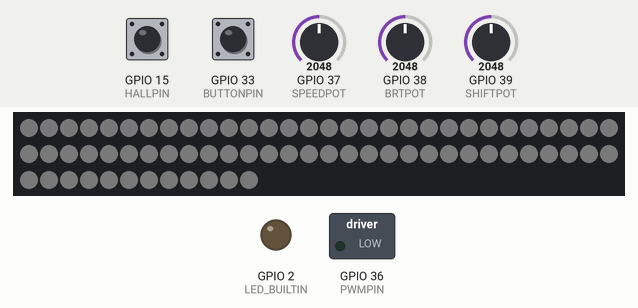
This sketch was run on a simulated ESP32. On the bench: 72 RGB LEDs in strip order, left to right, continuing on the next row, switched loads named in the sketch (green lamp = pin HIGH), output pins drawn as LEDs (lit = HIGH). The inputs (shaded band) are chosen by the test bench; at power-on: GPIO 33 (BUTTONPIN) HIGH, GPIO 15 (HALLPIN) HIGH, GPIO 38 (BRTPOT) = 2048, GPIO 37 (SPEEDPOT) = 2048, GPIO 39 (SHIFTPOT) = 2048. Dim RGB values are drawn brighter than linear; random numbers use the default seed unless the sketch sets one; what the sketch prints to the serial monitor is not drawn.

Above: at 1.8 s.
1.9 s: GPIO 33 (BUTTONPIN) pulled LOW for 3.2 s
At 4.6 s:
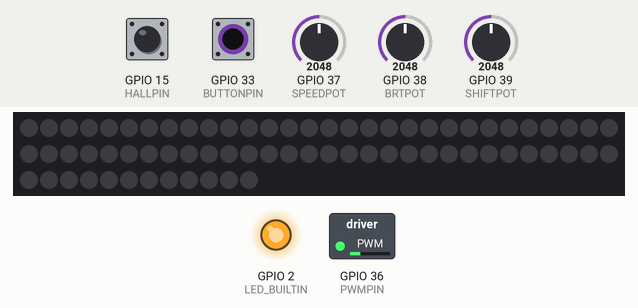
6.6 s: GPIO 15 (HALLPIN) pulled LOW for 0.15 s
At 7.1 s:
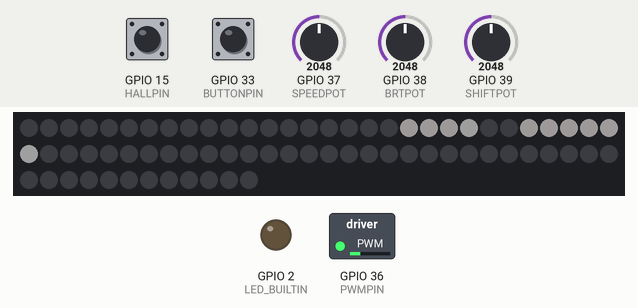
7.3 s: GPIO 38 (BRTPOT) set to 4095
9.1 s: GPIO 37 (SPEEDPOT) set to 2866
At 9.5 s:
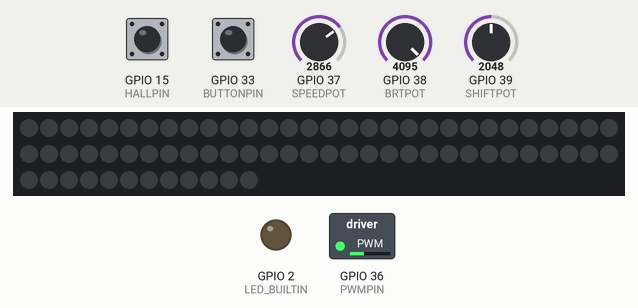
10.6 s: GPIO 33 (BUTTONPIN) pulled LOW for 0.15 s
At 11.3 s:
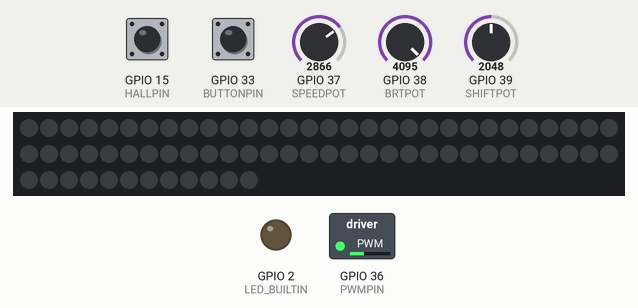
12.2 s: GPIO 15 (HALLPIN) pulled LOW for 1 s
Timing chart, 0 to 15.2 s (numbered marks = the images above; inputs shaded):
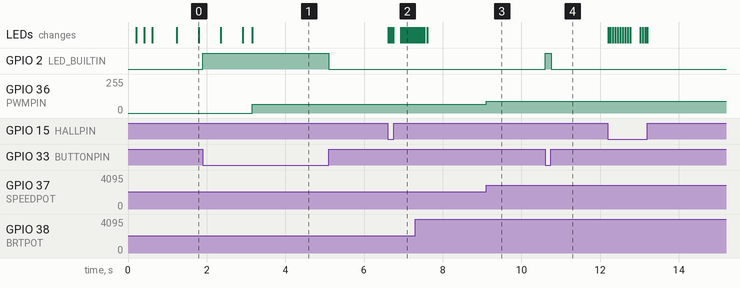

Measured:
- after the input at 1.9 s, GPIO 2 (LED_BUILTIN): LOW → HIGH at once, → LOW 3.2 s later; GPIO 36 (PWMPIN): 0/255 → 64/255 after 1.3 s
- after the input at 6.6 s, the LEDs: first change at once (image 2 shows a later state)
- after the input at 9.1 s, GPIO 36 (PWMPIN): 64/255 → 89/255 at once
- after the input at 10.6 s, GPIO 2 (LED_BUILTIN): LOW → HIGH at once, → LOW 0.15 s later

The sketch:

Mercator.ino
```cpp
// Mercator.ino
// Matt Welsh - mdw@mdw.la
// https://www.mdw.la/
//
//
// This is Arduino code for Mercator, a spherical persistence-of-vision display
// powered by an ESP32 dev board and Adafruit Dotstar LED strip. For more details,
// see: https://github.com/mdwelsh/mercator

#include <Adafruit_DotStar.h>
#include <SPI.h>

// Include each of the images. These are generated using genheader.py.
#include "images/earth.h"
#include "images/pacman.h"
#include "images/spaceinvaders.h"
#include "images/jackolantern.h"
#include "images/tselogo.h"
#include "images/octoml.h"
#include "images/octoml_name.h"
#include "images/tabbyslime.h"
#include "images/hollowknight.h"
#include "images/deathstar.h"

// Image data for Game of Life.
#define IMAGE_ROWS_life 36
#define IMAGE_COLUMNS_life 72
static uint8_t IMAGE_life[IMAGE_COLUMNS_life * IMAGE_ROWS_life * 3];

typedef struct _image_metadata {
  uint8_t* data;
  int columns;
  int rows;
} image_metadata;

#define MAKEIMAGE(_name, _columns, _rows) (image_metadata){ data: (uint8_t*)&_name[0], columns: _columns, rows: _rows, }

#define NUM_IMAGES 11
image_metadata images[NUM_IMAGES] = {
  MAKEIMAGE(IMAGE_earth, IMAGE_COLUMNS_earth, IMAGE_ROWS_earth),
  MAKEIMAGE(IMAGE_pacman, IMAGE_COLUMNS_pacman, IMAGE_ROWS_pacman),
  MAKEIMAGE(IMAGE_spaceinvaders, IMAGE_COLUMNS_spaceinvaders, IMAGE_ROWS_spaceinvaders),
  MAKEIMAGE(IMAGE_jackolantern, IMAGE_COLUMNS_jackolantern, IMAGE_ROWS_jackolantern),
  MAKEIMAGE(IMAGE_tselogo, IMAGE_COLUMNS_tselogo, IMAGE_ROWS_tselogo),
  MAKEIMAGE(IMAGE_octoml, IMAGE_COLUMNS_octoml, IMAGE_ROWS_octoml),
  MAKEIMAGE(IMAGE_octoml_name, IMAGE_COLUMNS_octoml_name, IMAGE_ROWS_octoml_name),
  MAKEIMAGE(IMAGE_tabby, IMAGE_COLUMNS_tabby, IMAGE_ROWS_tabby),
  MAKEIMAGE(IMAGE_hollowknight, IMAGE_COLUMNS_hollowknight, IMAGE_ROWS_hollowknight),
  MAKEIMAGE(IMAGE_deathstar, IMAGE_COLUMNS_deathstar, IMAGE_ROWS_deathstar),
  MAKEIMAGE(IMAGE_life, IMAGE_COLUMNS_life, IMAGE_ROWS_life),
};

#define LIFE_IMAGE_INDEX NUM_IMAGES-1
// Binary count data for each GOL cell.
static uint8_t life1[IMAGE_COLUMNS_life * IMAGE_ROWS_life];
static uint8_t life2[IMAGE_COLUMNS_life * IMAGE_ROWS_life];
uint8_t *cur_life = life1;

// Number of LEDs in the strip.
#define NUMPIXELS 72
// Data pin for the DotStar strip.
#define DATAPIN    14
// Clock pin for the DotStar strip.
#define CLOCKPIN   32
Adafruit_DotStar strip(NUMPIXELS, DATAPIN, CLOCKPIN, DOTSTAR_BGR);

// If defined, will flash red when Hall effect sensor triggers.
//#define HALLDEBUG
// Input pin for the Hall effect sensor.
#define HALLPIN  15
// Output pin for the motor PWM signal.
#define PWMPIN A0
// Input pin for the speed potentiometer.
#define SPEEDPOT A1
// Input pin for the brightness potentiometer.
#define BRTPOT A2
// Input pin for the phase potentiometer.
#define SHIFTPOT A3
// Input pin for the button potentiometer.
#define BUTTONPIN 33

// Configuration for PWM output.
#define LEDC_CHANNEL_0 0
#define LEDC_TIMER_13_BIT 13
#define LEDC_BASE_FREQ 10000

// Initial LED strip brightness value.
#define BRIGHTNESS 20
// Number of columns displayed in a single revolution.
#define NUM_COLUMNS 72

// Time in microsecoonds after which a failed Hall effect detection turns off the LEDs.
#define IDLE_TIME 1000000
// Alpha parameter for EWMA calculation of revolution time.
#define ALPHA 0.5
// If defined, only show pattern on the front LED strip (rather than on both front and back).
//#define FRONT_STRIP_ONLY
// If defined, flash red when the motor is spinning too fast to display all columns in one revolution.
#define WARN_IF_TOO_FAST
// Static offset for shifting pixel display in X and Y dimensions.
#define X_SHIFT 0
#define Y_SHIFT 0
// Y-offset in pixels for back strip versus front strip.
#define BACK_OFFSET 3
// Time in microseconds to trigger next longitudinal shift in the image.
#define ROTATE_INTERVAL 10000
// Time in microseconds to step Game of Life simulation.
#define LIFE_INTERVAL 200000

int started = 0;
int cur_hall = 0;
int cur_step = 0;
int cur_x_offset = 0;
uint32_t last_hall_time = 0;
uint32_t last_rotate_time = 0;
uint32_t last_life_time = 0;
uint32_t last_clock_time = 0;
uint32_t last_button_time = 0;
uint32_t cycle_time = 0;
uint32_t per_column_time = 0;
uint32_t next_column_time = 0;
uint32_t start_button_pressed = 0;

int cur_image_index = 0;
image_metadata *cur_image = &images[cur_image_index];

// Set all pixels to the given color.
void setAll(uint32_t color) {
  for (int i = 0; i < NUMPIXELS; i++) {
    strip.setPixelColor(i, color);
  }
  strip.show();
}

// Interpolate between color1 and color2. mix represents the amount of color2.
uint32_t interpolate(uint32_t color1, uint32_t color2, float mix) {
  uint32_t r1 = (color1 & 0xff0000) >> 16;
  uint32_t r2 = (color2 & 0xff0000) >> 16;
  uint32_t r3 = (uint32_t)(r1 * (1.0-mix)) + (uint32_t)(r2 * mix) << 16;

  uint32_t g1 = (color1 & 0x00ff00) >> 8;
  uint32_t g2 = (color2 & 0x00ff00) >> 8;
  uint32_t g3 = (uint32_t)(g1 * (1.0-mix)) + (uint32_t)(g2 * mix) << 8;

  uint32_t b1 = (color1 & 0x0000ff);
  uint32_t b2 = (color2 & 0x0000ff);
  uint32_t b3 = (uint32_t)(b1 * (1.0-mix)) + (uint32_t)(b2 * mix);

  return r3 | g3 | b3;
}

// Input a value 0 to 255 to get a color value.
// The colours are a transition r - g - b - back to r.
uint32_t color_wheel(byte WheelPos) {
  WheelPos = 255 - WheelPos;
  if(WheelPos < 85) {
    return strip.Color(255 - WheelPos * 3, 0, WheelPos * 3);
  }
  if(WheelPos < 170) {
    WheelPos -= 85;
    return strip.Color(0, WheelPos * 3, 255 - WheelPos * 3);
  }
  WheelPos -= 170;
  return strip.Color(WheelPos * 3, 255 - WheelPos * 3, 0);
}

// Arduino like analogWrite.value must be between 0 and valueMax.
void ledcAnalogWrite(uint8_t channel, uint32_t value, uint32_t valueMax = 255) {
  // calculate duty, 8191 from 2 ^ 13 - 1
  uint32_t duty = (8191 / valueMax) * min(value, valueMax);

  // write duty to LEDC
  ledcWrite(channel, duty);
}

// Get the pixel value for the Life image data at the provided (x, y) position as a uint8_t.
uint8_t getPixel(uint8_t *image, int x, int y) {
  int xi = x % IMAGE_COLUMNS_life;
  int yi = y % IMAGE_ROWS_life;
  int index = (yi * IMAGE_COLUMNS_life) + xi;
  return image[index];
}

// Set the pixel value for the Life image data at the provided (x, y) position.
void setPixel(uint8_t *image, int x, int y, uint8_t value) {
  int xi = x % IMAGE_COLUMNS_life;
  int yi = y % IMAGE_ROWS_life;
  int index = (yi * IMAGE_COLUMNS_life) + xi;
  image[index] = value;
}

// Value for newly-live cells.
#define LIVE 0xff

// Initialize Game of Life data.
void init_life() {
  for (int y = 0; y < IMAGE_ROWS_life; y++) {
    for (int x = 0; x < IMAGE_COLUMNS_life; x++) {
      if (random(0, 5) < 1) {
        setPixel(cur_life, x, y, LIVE);
      } else {
        setPixel(cur_life, x, y, 0);
      }
    }
  }
}

// Return the new value of the given Life pixel.
uint8_t life(uint8_t *image, int x, int y) {
  int neighborCount = 0;
  if (getPixel(image, x-1, y-1) > 0) neighborCount++;
  if (getPixel(image, x-1, y) > 0) neighborCount++;
  if (getPixel(image, x-1, y+1) > 0) neighborCount++;
  if (getPixel(image, x, y-1) > 0) neighborCount++;
  if (getPixel(image, x, y+1) > 0) neighborCount++;
  if (getPixel(image, x+1, y-1) > 0) neighborCount++;
  if (getPixel(image, x+1, y) > 0) neighborCount++;
  if (getPixel(image, x+1, y+1) > 0) neighborCount++;
  uint8_t self = getPixel(image, x, y);
  if (self > 0 && (neighborCount == 2 || neighborCount == 3)) {
    if (self == 1) return 1;
    else return self-1;  // Decay cells over time.
  }
  if (self == 0 && neighborCount == 3) return LIVE;
  return 0;
}

// Evolve the Game of Life data by one step.
void step_life() {
  uint8_t *from = cur_life;
  uint8_t *to = (cur_life == life1) ? life2 : life1;
  for (int y = 0; y < IMAGE_ROWS_life; y++) {
    for (int x = 0; x < IMAGE_COLUMNS_life; x++) {
      uint8_t val = life(from, x, y);
      setPixel(to, x, y, val);
      uint32_t color = val == 0 ? 0 : color_wheel(val);
      IMAGE_life[((y * IMAGE_COLUMNS_life) + x) * 3] = (color >> 16) & 0xff;
      IMAGE_life[(((y * IMAGE_COLUMNS_life) + x) * 3) + 1] = (color >> 8) & 0xff;
      IMAGE_life[(((y * IMAGE_COLUMNS_life) + x) * 3) + 2] = color & 0xff;
    }
  }
  // Swap from and to images.
  cur_life = to;
}

void setup() {
  Serial.begin(115200);
  Serial.println("Initializing...");

  pinMode(LED_BUILTIN, OUTPUT);
  pinMode(HALLPIN, INPUT_PULLUP);
  pinMode(PWMPIN, OUTPUT);
  pinMode(SPEEDPOT, INPUT);
  pinMode(SHIFTPOT, INPUT);
  pinMode(BRTPOT, INPUT);
  pinMode(BUTTONPIN, INPUT_PULLUP);
  ledcSetup(LEDC_CHANNEL_0, LEDC_BASE_FREQ, LEDC_TIMER_13_BIT);
  ledcAttachPin(PWMPIN, LEDC_CHANNEL_0);
  ledcAnalogWrite(LEDC_CHANNEL_0, 0);

  last_hall_time = micros();
  next_column_time = micros();

  strip.begin();
  strip.show();
  strip.setBrightness(BRIGHTNESS);
  setAll(0xff0000);
  delay(200);
  setAll(0x00ff00);
  delay(200);
  setAll(0x0000ff);
  delay(200);
}

uint32_t get_color(int x, int y) {
  if (x < 0 || x > cur_image->columns-1) return 0x0;
  if (y < 0 || y > cur_image->rows-1) return 0x0;
  int index = (y * cur_image->columns * 3) + (x * 3);
  uint8_t* p = (uint8_t*)&cur_image->data[index];
  uint32_t* pv = (uint32_t*)p;
  uint32_t pixel = (*pv) & 0xffffff;
  return pixel;
}

void doPaint(uint32_t cur_time) {
  if (cur_time < next_column_time) {
    return;
  }

  int x = (cur_step - X_SHIFT + cur_x_offset) % NUM_COLUMNS;
  int frontx = x;
  int backx = (x + (NUM_COLUMNS/2)) % NUM_COLUMNS;

  // Front strip.
  for (int i = 0; i < NUMPIXELS/2; i++) {
    int y = (NUMPIXELS/2) - i;   // Swap y-axis.
    strip.setPixelColor(i, get_color(frontx, y));
  }

  // Back strip.
  for (int i = NUMPIXELS/2; i < NUMPIXELS; i++) {
    int y = i - (NUMPIXELS/2) + BACK_OFFSET;
#ifdef FRONT_STRIP_ONLY
    strip.setPixelColor(i, 0x0);
#else
    strip.setPixelColor(i, get_color(backx, y));
#endif
  }

  strip.show();
  cur_step++;
  next_column_time = cur_time + per_column_time;
}

// White pulsing while waiting to start.
#define PULSE_LOW 0x0
#define PULSE_HIGH 0x404040
#define PULSE_STEP 0.0015
float cur_pulse = 0.0;
float pulse_step;
void pulse() {
  if (cur_pulse <= 0.0) {
    pulse_step = PULSE_STEP;
  } else if (cur_pulse >= 1.0) {
    pulse_step = -PULSE_STEP;
  }
  cur_pulse += pulse_step;
  setAll(interpolate(PULSE_LOW, PULSE_HIGH, cur_pulse));
}

void loop() {
  uint32_t cur_time = micros();

  int btn = digitalRead(BUTTONPIN);
  if (btn == LOW) {
    digitalWrite(LED_BUILTIN, HIGH);
  } else {
    digitalWrite(LED_BUILTIN, LOW);
  }

#define SAFE_START
#ifdef SAFE_START
  if (!started) {
    if (btn == HIGH) {
      start_button_pressed = 0;
    } else if (start_button_pressed == 0 && btn == LOW) {
      start_button_pressed = cur_time;
    } else if (start_button_pressed > 0 && cur_time - start_button_pressed > 1000000 && btn == LOW) {
      setAll(0x00ff00);
      delay(250);
      started = 1;
      return;
    }
    pulse();
    return;
  }
#endif  // SAFE_START

  int speedPotVal = analogRead(SPEEDPOT);
  ledcAnalogWrite(LEDC_CHANNEL_0, speedPotVal >> 5);

  int shiftPotVal = analogRead(SHIFTPOT);
  int brtPotVal = analogRead(BRTPOT);
  strip.setBrightness(brtPotVal >> 6);

  if (btn == HIGH) {
    start_button_pressed = 0;
  } else if (start_button_pressed == 0 && btn == LOW) {
    start_button_pressed = cur_time;
  } else if (start_button_pressed > 0 && cur_time - start_button_pressed > 250000 && btn == LOW) {
    cur_image_index++;
    cur_image_index %= NUM_IMAGES;
    cur_image = &images[cur_image_index];
    if (cur_image_index == LIFE_IMAGE_INDEX) {
      init_life();
    }
    start_button_pressed = 0;
  }

  int hall = digitalRead(HALLPIN);

  if (hall == LOW && cur_hall == 0) {
    if (cur_time - last_hall_time > 10000) {  // Debounce.
#ifdef HALLDEBUG
    setAll(0xff0000);
#endif
      cur_hall = 1;

#ifdef WARN_IF_TOO_FAST
      if (cur_step < NUM_COLUMNS-2 && cur_image_index != LIFE_IMAGE_INDEX) {
        setAll(0xff0000);
      }
#endif
      cur_step = 0; // Reset cycle.
      cycle_time = (ALPHA * cycle_time) + ((1.0 - ALPHA) * (cur_time - last_hall_time));
      per_column_time = (cycle_time / NUM_COLUMNS);
      next_column_time = cur_time - per_column_time;
      last_hall_time = cur_time;

#ifdef ROTATE_INTERVAL
      if (cur_time - last_rotate_time > ROTATE_INTERVAL) {
        if (shiftPotVal > 2048) {
          cur_x_offset += (shiftPotVal - 2048) >> 8;
          cur_x_offset %= NUM_COLUMNS;
        } else if (shiftPotVal > 512) {
          cur_x_offset += NUM_COLUMNS - ((shiftPotVal - 512) >> 8);
          cur_x_offset %= NUM_COLUMNS;
        }
        last_rotate_time = cur_time;
      }
#else
      cur_x_offset = shiftPotVal >> 5;
#endif

      if (cur_image_index == LIFE_IMAGE_INDEX && cur_time - last_life_time > LIFE_INTERVAL) {
        step_life();
        last_life_time = cur_time;
      }
    }
  } else if (hall == HIGH && cur_hall == 1) {
    cur_hall = 0;
#ifdef HALLDEBUG
    setAll(0x0);
#endif
  }
#ifndef HALLDEBUG
  if (cur_time - last_hall_time < IDLE_TIME) {
    doPaint(cur_time);
  } else {
    setAll(0x0);
  }
#endif

}
```

Source omitted: deathstar.h (data table, 46865 bytes), earth.h (data table, 46846 bytes), hollowknight.h (data table, 46886 bytes), jackolantern.h (data table, 46882 bytes), octoml.h (data table, 46846 bytes), octoml_name.h (data table, 46876 bytes), pacman.h (data table, 46860 bytes), paceinvaders.h (data table, 46902 bytes), tabbyslime.h (data table, 46850 bytes), tselogo.h (data table, 46855 bytes)
